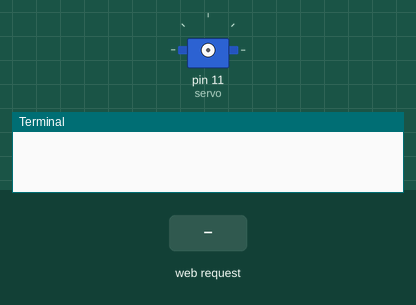
Recording of a program running on a simulated Raspberry Pi (header pin numbers). Parts: servo, the last lines printed to the terminal. The test bench sets the inputs (shaded band). The camera gives no picture and a still takes 0.5 s; servo angles are drawn from the pulse width (0.5 ms = 0°, 2.5 ms = 180°); the clock reads 2024-03-15 10:24:30 at power-on unless the program sets it.

Above: at 1.2 s.
1.3 s: HTTP request for /move-servo received
At 3.4 s:
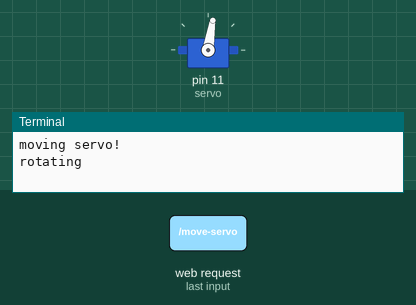
4.1 s: HTTP request for / received
7.1 s: HTTP request for /index.html received
8.6 s: HTTP request for /stream.mjpg received
Timing chart, 0 to 11.1 s (numbered marks = the images above; inputs shaded):
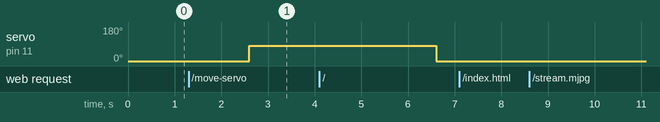

Measured:
- after the input at 1.3 s, servo on pin 11 (servo): 0° → 81° after 1.3 s

The program:

rpi_camera_surveillance_system.py
```python
# Web streaming example
# Source code from the official PiCamera package
# http://picamera.readthedocs.io/en/latest/recipes2.html#web-streaming

import io
import picamera
import logging
import socketserver
from threading import Condition
from http import server
import RPi.GPIO as GPIO
import time


PAGE="""\
<html>
<head>
<title>Raspberry Pi - Surveillance Camera</title>
</head>
<body>
<center><h1>Raspberry Pi - AMAURY's Surveillance Camera</h1></center>
<center><img src="stream.mjpg" width="640" height="480"></center>
<button id="myButton">MOVE MOTOR!!!</button>
<script>
    // Get a reference to the button element by its id
    const myButton = document.getElementById('myButton');

    // Add a click event listener to the button
    myButton.addEventListener('click', () => {
        // Define the URL you want to send the GET request to
        const url = 'http://173.77.139.78:8000/move-servo'; // Replace with your desired URL

        // Make the GET request using fetch()
        fetch(url)
            .then(response => {
                if (!response.ok) {
                    throw new Error('Network response was not ok');
                }
                // Handle the response here, e.g., parse JSON or display content
                return response.text();
            })
            .then(data => {
                // Do something with the response data
                console.log(data);
            })
            .catch(error => {
                // Handle any errors that occurred during the fetch
                console.error('Fetch error:', error);
            });
    });
</script>
</body>
</html>
"""

class StreamingOutput(object):
    def __init__(self):
        self.frame = None
        self.buffer = io.BytesIO()
        self.condition = Condition()

    def write(self, buf):
        if buf.startswith(b'\xff\xd8'):
            # New frame, copy the existing buffer's content and notify all
            # clients it's available
            self.buffer.truncate()
            with self.condition:
                self.frame = self.buffer.getvalue()
                self.condition.notify_all()
            self.buffer.seek(0)
        return self.buffer.write(buf)

class StreamingHandler(server.BaseHTTPRequestHandler):
    def do_GET(self):
        if self.path == '/':
            self.send_response(301)
            self.send_header('Location', '/index.html')
            self.end_headers()
        elif self.path == '/index.html':
            content = PAGE.encode('utf-8')
            self.send_response(200)
            self.send_header('Content-Type', 'text/html')
            self.send_header('Content-Length', len(content))
            self.end_headers()
            self.wfile.write(content)
        elif self.path == '/stream.mjpg':
            self.send_response(200)
            self.send_header('Age', 0)
            self.send_header('Cache-Control', 'no-cache, private')
            self.send_header('Pragma', 'no-cache')
            self.send_header('Content-Type', 'multipart/x-mixed-replace; boundary=FRAME')
            self.end_headers()
            try:
                while True:
                    with output.condition:
                        output.condition.wait()
                        frame = output.frame
                    self.wfile.write(b'--FRAME\r\n')
                    self.send_header('Content-Type', 'image/jpeg')
                    self.send_header('Content-Length', len(frame))
                    self.end_headers()
                    self.wfile.write(frame)
                    self.wfile.write(b'\r\n')
            except Exception as e:
                logging.warning(
                    'Removed streaming client %s: %s',
                    self.client_address, str(e))
        elif self.path == '/move-servo':
                GPIO.setmode(GPIO.BOARD)
                GPIO.setup(11,GPIO.OUT)
                servo = GPIO.PWM(11,50)
                print('moving servo!')
                servo.start(0)
                time.sleep(1)
                print("rotating")

                startPosition = 2
                endPosition = 7
                servo.ChangeDutyCycle(startPosition)
                time.sleep(0.3)

                servo.ChangeDutyCycle(endPosition)
                time.sleep(4)
                servo.ChangeDutyCycle(startPosition)
                GPIO.cleanup()
                print("all cleared")
                self.send_response(200)
                self.send_header('Age', 0)
                self.send_header('Cache-Control', 'no-cache, private')
                self.send_header('Pragma', 'no-cache')
                self.send_header('Content-Type', 'multipart/x-mixed-replace; boundary=FRAME')
                self.end_headers()
        else:
            self.send_error(404)
            self.end_headers()

class StreamingServer(socketserver.ThreadingMixIn, server.HTTPServer):
    allow_reuse_address = True
    daemon_threads = True

with picamera.PiCamera(resolution='640x480', framerate=7) as camera:
    output = StreamingOutput()
    #Uncomment the next line to change your Pi's Camera rotation (in degrees)
    #camera.rotation = 90
    camera.start_recording(output, format='mjpeg')
    try:
        address = ('', 8000)
        server = StreamingServer(address, StreamingHandler)
        server.serve_forever()
    finally:
        camera.stop_recording()
```
